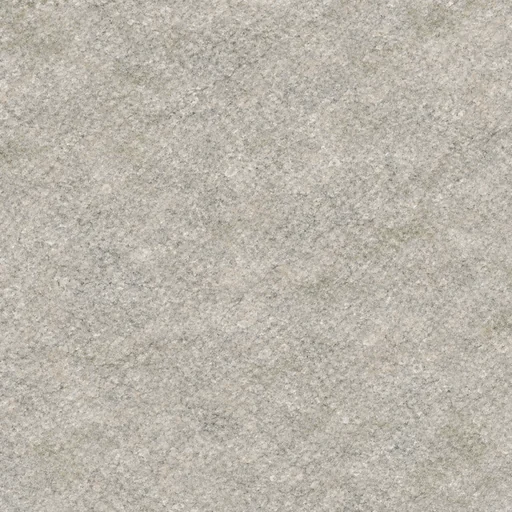
#> input picture art/pierre_1.webp, 512 x 512 px
$ python -i finir.py   (imports and definitions only)
#> lines starting #> are read from the running program, lines starting #| are printed output that depends on the picture
#> further down, picture is the input picture: PIL image 512x512 RGB; mean R, G, B 187, 181.6, 171.5
#!/usr/bin/env python3
"""Kevblast : finit les images brutes de Codex.
Usage : python finir.py PROMPTS_JSON DOSSIER_BRUT DOSSIER_SORTIE [fichier ...]
- recadre (centre, cover) puis redimensionne à la taille exacte demandée ;
- si detourer : fond magenta #FF00FF -> transparent (tolérance + bord adouci + suppression du halo rose) ;
- si raccord: N (JSON) ou RACCORD="nom:N" (environnement) : fond les N px des bords gauche/droite ; "nom:N:hv" fait aussi haut/bas ;
- enregistre <fichier>.webp qualité 85.
"""
import json, sys
from pathlib import Path
import numpy as np
from PIL import Image, ImageDraw, ImageFilter

import os
# RACCORD="ciel_a:128,ciel_b:128" : fond les bords gauche/droite de ces images
# RACCORD="sable:96:hv" : hv = raccord aussi haut/bas (textures à paver sur 4 bords)
RACCORD = dict((e.split(":")[0], ":".join(e.split(":")[1:])) for e in os.environ.get("RACCORD", "").split(",") if e)
TOL_DUR, TOL_DOUX = 45.0, 95.0  # distance RGB au magenta : <dur = transparent, >doux = opaque

def cover(img, w, h):
    """Recadre sans déformer. Panoramas (largeur >= 3x hauteur) : on garde le bas (ligne d'horizon)."""
    sw, sh = img.size
    r = max(w / sw, h / sh)
    img = img.resize((round(sw * r), round(sh * r)), Image.LANCZOS)
    l = (img.width - w) // 2
    t = img.height - h if w >= 3 * h else (img.height - h) // 2
    return img.crop((l, t, l + w, t + h))

def detourer(img):
    a = np.asarray(img.convert("RGB")).astype(np.float32)
    r, g, b = a[..., 0], a[..., 1], a[..., 2]
    # distance au magenta pur
    d = np.sqrt((255 - r) ** 2 + g ** 2 + (255 - b) ** 2)
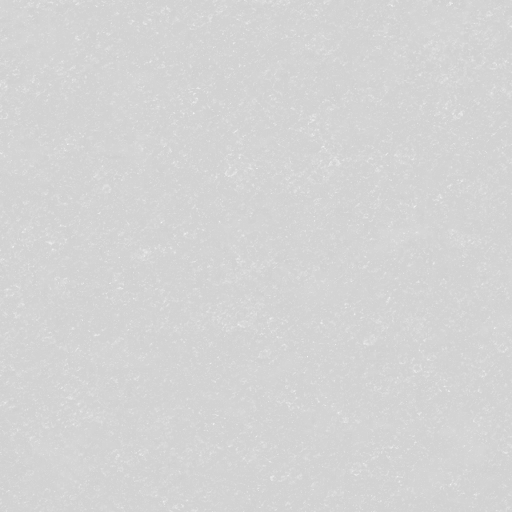
#> d: shape (512, 512) float32; min 206.3, max 245.2, mean 212.6
    alpha = np.clip((d - TOL_DUR) / (TOL_DOUX - TOL_DUR), 0, 1)
#> alpha: shape (512, 512) float32; every value is 1
    # ne détoure que le magenta relié au bord : un sujet rose/magenta au centre reste opaque
    proche = Image.fromarray(((d < TOL_DUR) * 255).astype(np.uint8))
#> proche: PIL image 512x512 L; every value is 0
    hh, ww = d.shape
#> hh = 512; ww = 512
    for x, y in [(x, 0) for x in range(0, ww, 8)] + [(x, hh - 1) for x in range(0, ww, 8)] + \
                [(0, y) for y in range(0, hh, 8)] + [(ww - 1, y) for y in range(0, hh, 8)]:
        if proche.getpixel((x, y)) == 255: ImageDraw.floodfill(proche, (x, y), 128)
    fond = np.asarray(proche.point(lambda v: 255 if v == 128 else 0).filter(ImageFilter.MaxFilter(3))) > 0
    alpha = np.where(fond, alpha, 1.0)
    # adoucissement léger du bord
    am = Image.fromarray((alpha * 255).astype(np.uint8)).filter(ImageFilter.GaussianBlur(0.8))
#> am: PIL image 512x512 L; every value is 255
    alpha = np.asarray(am).astype(np.float32) / 255
    alpha[d < TOL_DUR * 0.8] = 0
    # dé-contamination : retire la part de magenta mélangée dans les pixels de bord
    mag = np.array([255, 0, 255], np.float32)
    bord = (alpha > 0) & (alpha < 1)
    with np.errstate(divide="ignore", invalid="ignore"):
        rec = (a - (1 - alpha[..., None]) * mag) / np.maximum(alpha[..., None], 1e-3)
    a = np.where(bord[..., None], np.clip(rec, 0, 255), a)
    # anti-halo : sur les bords, limite r et b au-dessus de g (teinte rose résiduelle)
    spill = np.minimum(a[..., 0], a[..., 2]) - a[..., 1]
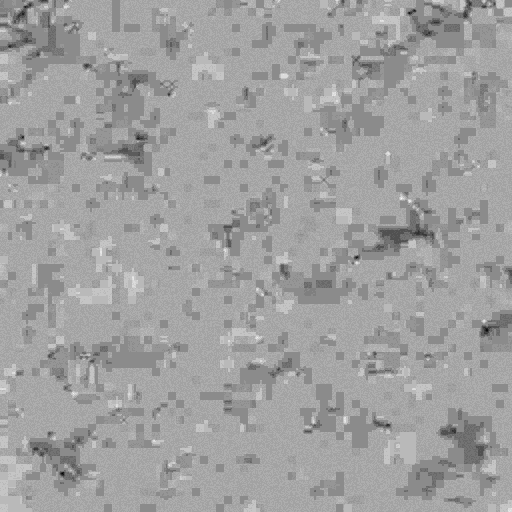
#> spill: shape (512, 512) float32; min -24, max -2, mean -10.16; drawn with min black and max white
    lim = bord & (spill > 40)
    a[..., 0] = np.where(lim, a[..., 0] - (spill - 40) * 0.5, a[..., 0])
    a[..., 2] = np.where(lim, a[..., 2] - (spill - 40) * 0.5, a[..., 2])
    # bouche les petits trous (pixels du sujet presque magenta) : fermeture 3x3 du masque,
    # et les pixels rebouchés prennent la couleur médiane de leurs voisins opaques
    m = Image.fromarray((alpha * 255).astype(np.uint8))
    ferme = np.asarray(m.filter(ImageFilter.MaxFilter(3)).filter(ImageFilter.MinFilter(3))).astype(np.float32) / 255
    trou = ferme > alpha + 0.5
    if trou.any():
        opaque = np.where((alpha > 0.9)[..., None], a, 0).astype(np.uint8)
        med = np.asarray(Image.fromarray(opaque).filter(ImageFilter.MaxFilter(3))).astype(np.float32)
        a[trou] = med[trou]
        alpha = np.maximum(alpha, ferme)
    out = np.dstack([np.clip(a, 0, 255), alpha * 255]).astype(np.uint8)
    return Image.fromarray(out)

def raccorder(img, bande):
    """Rend une image raccordable gauche/droite : les `bande` px de droite sont fondus dans
    ceux de gauche puis retirés ; l'image est ensuite ramenée à sa largeur d'origine."""
    a = np.asarray(img).astype(np.float32); h, w = a.shape[:2]
    t = np.linspace(0, 1, bande)[None, :, None]
    out = a[:, : w - bande].copy()
    out[:, :bande] = a[:, w - bande:] * (1 - t) + a[:, :bande] * t
    return Image.fromarray(np.clip(out, 0, 255).astype(np.uint8)).resize((w, h), Image.LANCZOS)

def main():
    js, brut, sortie, *noms = sys.argv[1:]
    d = json.load(open(js)); Path(sortie).mkdir(parents=True, exist_ok=True)
    for im in d["images"]:
        if noms and im["fichier"] not in noms: continue
        src = Path(brut) / f"{im['fichier']}.png"
        if not src.exists(): print("absent", src); continue
        w, h = map(int, im["taille"].split("x"))
        img = cover(Image.open(src).convert("RGB"), w, h)
        spec = str(im.get("raccord") or RACCORD.get(im["fichier"]) or "")
        if spec:
            bande, *mode = spec.split(":")
            img = raccorder(img, int(bande))
            if mode and mode[0] == "hv":
                img = raccorder(img.transpose(Image.Transpose.TRANSPOSE), int(bande)).transpose(Image.Transpose.TRANSPOSE)
        if im.get("detourer"): img = detourer(img)
        dst = Path(sortie) / f"{im['fichier']}.webp"
        img.save(dst, "WEBP", quality=85, method=6)
        print(f"{dst.name} {w}x{h} {dst.stat().st_size // 1024} Ko")

# [2 lines not run here, left out]

>>> from PIL import Image
>>> picture = Image.open('../../art/pierre_1.webp')
>>> result = detourer(picture)

$ run again, on art/pierre_3.webp
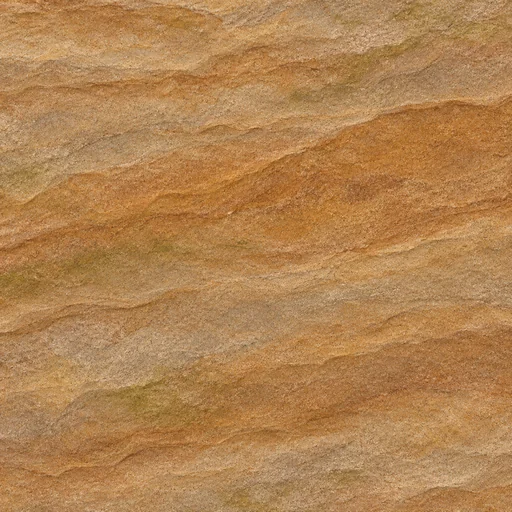
#> input picture art/pierre_3.webp, 512 x 512 px
#> picture is the input picture: PIL image 512x512 RGB; mean R, G, B 177.8, 131.1, 81.3
#> in detourer, `d = np.sqrt((255 - r) ** 2 + g ** 2 + (255 - b) ** 2)`:
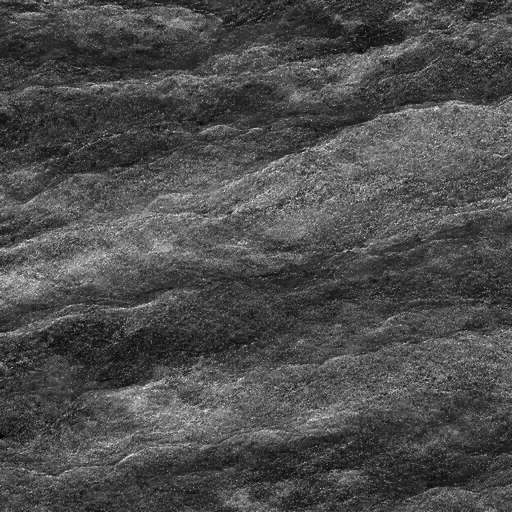
#> d: shape (512, 512) float32; min 209.3, max 286.4, mean 232.6; drawn with min black and max white
#> alpha: shape (512, 512) float32; every value is 1
#> proche: PIL image 512x512 L; every value is 0
#> am: PIL image 512x512 L; every value is 255
#> in detourer, `spill = np.minimum(a[..., 0], a[..., 2]) - a[..., 1]`:
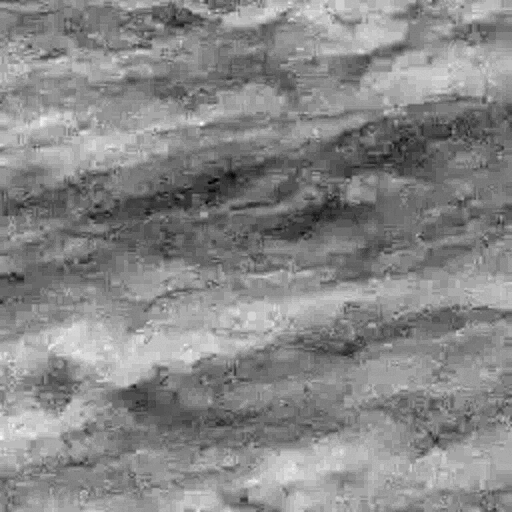
#> spill: shape (512, 512) float32; min -76, max -27, mean -49.88; drawn with min black and max white

$ run again, on art/pierre_4.webp
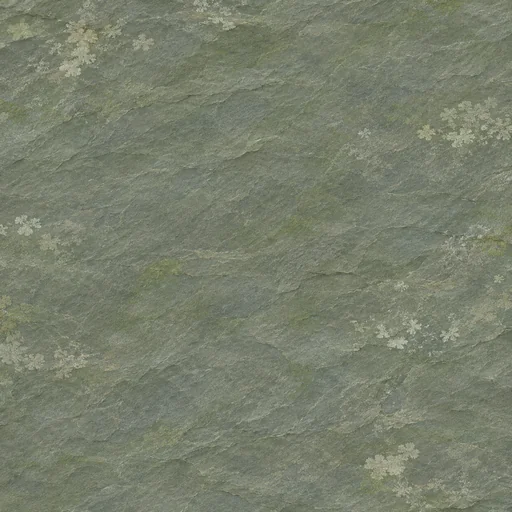
#> input picture art/pierre_4.webp, 512 x 512 px
#> picture is the input picture: PIL image 512x512 RGB; mean R, G, B 120.5, 127, 108.4
#> in detourer, `d = np.sqrt((255 - r) ** 2 + g ** 2 + (255 - b) ** 2)`:
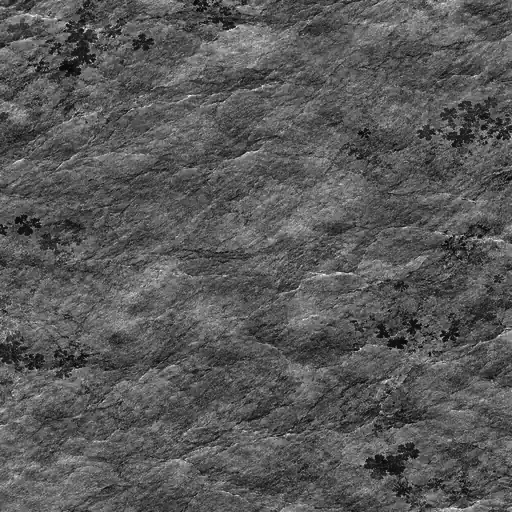
#> d: shape (512, 512) float32; min 215.1, max 276.8, mean 236.7; drawn with min black and max white
#> alpha: shape (512, 512) float32; every value is 1
#> proche: PIL image 512x512 L; every value is 0
#> am: PIL image 512x512 L; every value is 255
#> in detourer, `spill = np.minimum(a[..., 0], a[..., 2]) - a[..., 1]`:
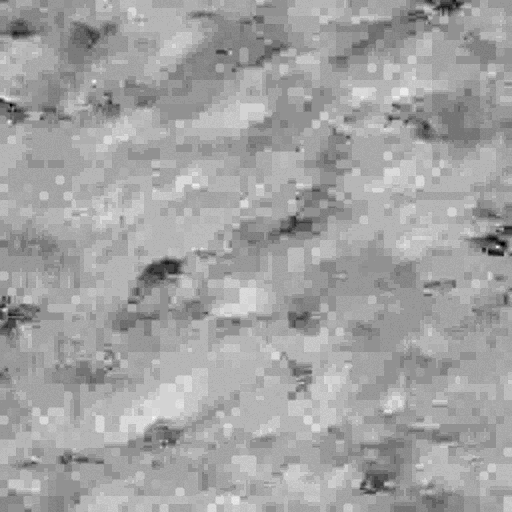
#> spill: shape (512, 512) float32; min -41, max -6, mean -18.61; drawn with min black and max white
